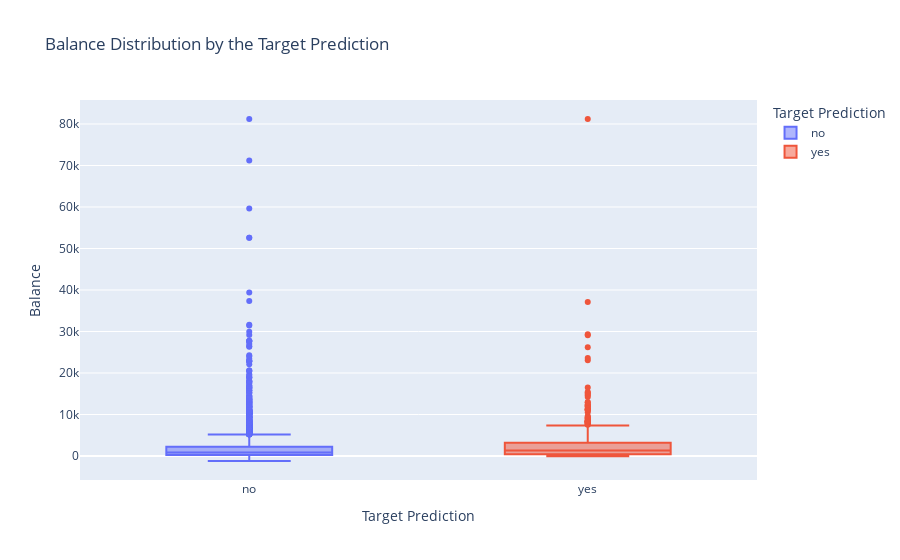

The code cell stored with this chart in its notebook:
### Markdown cell above
## Balance Distribution by the Target Prediction

### Code cell
fig = px.box(df,
             x='y', y='balance',
             color='y',
             title='Balance Distribution by the Target Prediction',
             labels={'y':'Target Prediction','balance':'Balance'},
             height=1200)

fig.show()

### Figure 1 — Plotly figure (JSON) as saved in the notebook; plotly's stock layout.template omitted (floating-point values rounded to 4 significant figures; data arrays with more than 128 entries replaced by an {"elided": "..."} marker saying what was removed)
{"data": [{"alignmentgroup": "True", "hovertemplate": "Target Prediction=%{x}<br>Balance=%{y}<extra></extra>", "legendgroup": "no", "marker": {"color": "#636efa"}, "name": "no", "notched": false, "offsetgroup": "no", "orientation": "v", "showlegend": true, "type": "box", "x": {"elided": "4544 str values"}, "x0": " ", "xaxis": "x", "y": {"elided": "4544 int values"}, "y0": " ", "yaxis": "y"}, {"alignmentgroup": "True", "hovertemplate": "Target Prediction=%{x}<br>Balance=%{y}<extra></extra>", "legendgroup": "yes", "marker": {"color": "#EF553B"}, "name": "yes", "notched": false, "offsetgroup": "yes", "orientation": "v", "showlegend": true, "type": "box", "x": {"elided": "667 str values"}, "x0": " ", "xaxis": "x", "y": {"elided": "667 int values"}, "y0": " ", "yaxis": "y"}], "layout": {"autosize": true, "boxmode": "overlay", "legend": {"title": {"text": "Target Prediction"}, "tracegroupgap": 0}, "title": {"text": "Balance Distribution by the Target Prediction"}, "xaxis": {"anchor": "y", "autorange": true, "categoryarray": ["no", "yes"], "categoryorder": "array", "domain": [0, 1], "range": [-0.5, 1.5], "title": {"text": "Target Prediction"}, "type": "category"}, "yaxis": {"anchor": "x", "autorange": true, "domain": [0, 1], "range": [-5784.0, 85780.0], "title": {"text": "Balance"}, "type": "linear"}}}
